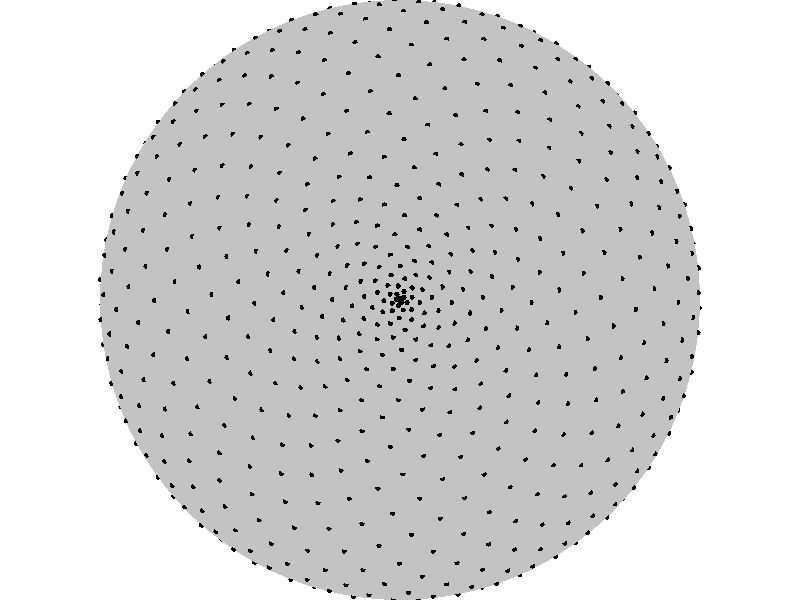

Write MATLAB code to recreate this figure. (Note: this script raises an error after producing the figure.)
clear; clc; close all;

% Number of points
P = 1001;                  
N = floor((P-1)/2);         % Since P = 2N + 1 works best for odd P
K = 5; % nearest neighbor

% Sphere radius
R = 5;

% Golden ratio
phi_golden = (1 + sqrt(5)) / 2;

% Generate indices
idx = -N:N; 
% Fibonacci-based longitude
fibonacci_phi = 2*pi*idx/phi_golden;

theta = linspace(0,pi,P); 

% Compute mean angular spacing (now uniform)
theta_mean = pi/P; % latitude
phi_mean = mean(diff(fibonacci_phi)); %longitude

x = zeros(1, P-1);
y = zeros(1, P-1);
z = zeros(1, P-1);
%z = linspace(-R, R, P);
% Cartesian coordinates of Fibonacci points
for i = 1:P
    x(i) = R * sin(i*theta_mean)* cos(i*phi_mean);
    y(i) = R * sin(i*theta_mean)* sin(i*phi_mean);
    z(i) = R * cos(i*theta_mean);
end 

points = [x(:), y(:), z(:)];

% --- Plot ---
figure;
hold on;
% Draw semi-transparent sphere
[XS, YS, ZS] = sphere(100);   
surf(R*XS, R*YS, R*ZS, ...
    'FaceAlpha', 1.0, ...
    'EdgeColor', 'none', ...
    'FaceColor', [0.7647 0.7647 0.7647]); 

% plot3(x, y, z, '-o', ...
%     'MarkerSize', 3, ...
%     'MarkerFaceColor', 'b', ...
%     'Color', [0.1 0.2 0.8], ...
%     'LineWidth', 1);
scatter3(x, y, z, 15, 'k', 'filled')
% Formatting for paper
axis equal
axis off
set(gca, 'Visible', 'off')
set(gcf, 'Color', 'w');          % white background
set(gca, 'Position', [0 0 1 1]); % fill figure
view(0,90);

exportgraphics(gcf, 'fibonacci_sphere_mean_theta_top.png', 'ContentType', 'vector');
hold off;

% Plot histogram
figure;
x = diff(theta);
histogram(x, 'Normalization', 'pdf')
title("Histogram of diference between thetas")
